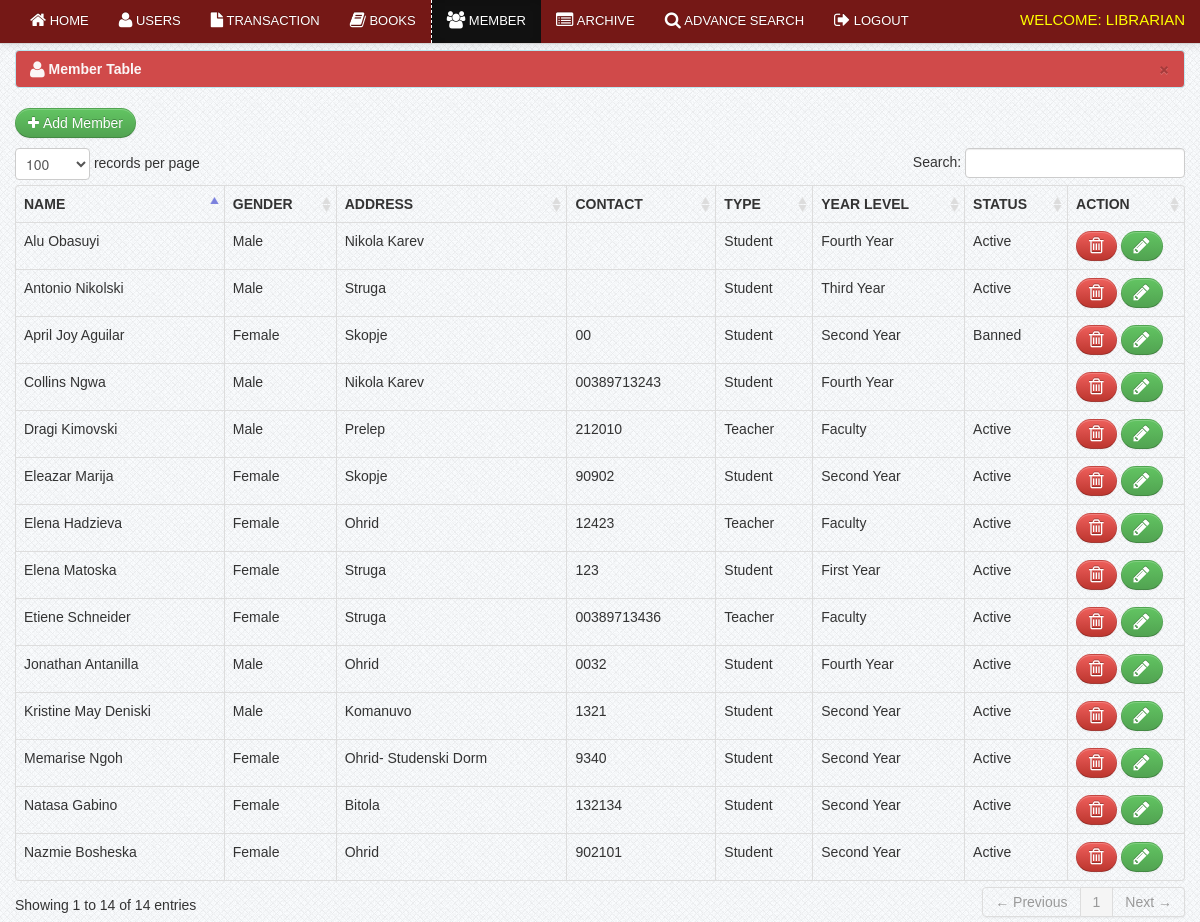
/librarian/member.php (signed in), run on the app's committed database.
### tables this page shows
CREATE TABLE IF NOT EXISTS `member` (
`member_id` int(11) NOT NULL,
  `firstname` varchar(100) NOT NULL,
  `lastname` varchar(100) NOT NULL,
  `gender` varchar(10) NOT NULL,
  `address` varchar(100) NOT NULL,
  `contact` varchar(100) NOT NULL,
  `type` varchar(100) NOT NULL,
  `year_level` varchar(100) NOT NULL,
  `status` varchar(100) NOT NULL
);

### librarian/member.php (the view, shortened to what this page needs)
<?php include('header.php'); ?>
<?php include('navbar_member.php'); ?>
    <div class="container">
		<div class="margin-top">
			<div class="row">
			<div class="span12">
			   <div class="alert alert-info">
                                    <button type="button" class="close" data-dismiss="alert">&times;</button>
                                    <strong><i class="icon-user icon-large"></i>&nbsp;Member Table</strong>
                                </div>
                            <table cellpadding="0" cellspacing="0" border="0" class="table  table-bordered" id="example">
								<p><a href="add_member.php" class="btn btn-success"><i class="icon-plus"></i>&nbsp;Add Member</a></p>
                                <thead>
                                    <tr>
                                        <th>Name</th>
                                        <th>Gender</th>
										<th>Address</th>
										<th>Contact</th>
										<th>Type</th>
										<th>Year level</th>
										<th>Status</th>
										<th>Action</th>
                                    </tr>
                                </thead>
                                <tbody>
                                  <?php  $user_query=mysql_query("select * from member")or die(mysql_error());
									while($row=mysql_fetch_array($user_query)){
									$id=$row['member_id'];  ?>
									<tr class="del<?php echo $id ?>">
                                    <td><?php echo $row['firstname']." ".$row['lastname']; ?></td>
                                    <td><?php echo $row['gender']; ?> </td>
                                    <td><?php echo $row['address']; ?> </td>
                                    <td><?php echo $row['contact']; ?></td>
									<td><?php echo $row['type']; ?></td>
									<td><?php echo $row['year_level']; ?></td>
									<td><?php echo $row['status']; ?></td>
                                    <td width="100">
                                        <a rel="tooltip"  title="Delete" id="<?php echo $id; ?>" href="#delete_student<?php echo $id; ?>" data-toggle="modal"    class="btn btn-danger"><i class="icon-trash icon-large"></i></a>
										<a  rel="tooltip"  title="Edit" id="e<?php echo $id; ?>" href="edit_member.php<?php echo '?id='.$id; ?>" class="btn btn-success"><i class="icon-pencil icon-large"></i></a>
                                    </td>
                                    </tr>
									<?php  }  ?>
                                </tbody>
                            </table>
			</div>
			</div>
		</div>
    </div>
<?php include('footer.php') ?>

### css/docs.css (style rules this page uses)
body { font-family:'TR Century Gothic',Helvetica,Arial,sans-serif !important; }
.btn { border-radius: 25px !important; }
.alert { text-shadow: none; }
th { text-transform:uppercase; }
.margin-top { margin-top:50px; }
body { background: url(../img/grid_noise.png); position: relative; }

### css/print.css (style rules this page uses)
th { text-align:left; }
td { text-align:left; border-top:1px solid; padding:2px; }
.btn { display:none; }
.alert { display:none; }
body { font-family:arial; font-size:13px; }

### data on the page
member: firstname "Dragi", lastname "Kimovski", gender "Male", address "Prelep", contact "212010", type "Teacher", year_level "Faculty", status "Active"
member: firstname "April Joy", lastname "Aguilar", gender "Female", address "Skopje", contact "00", type "Student", year_level "Second Year", status "Banned"
member: firstname "Jonathan", lastname "Antanilla", gender "Male", address "Ohrid", contact "0032", type "Student", year_level "Fourth Year", status "Active"
member: firstname "Antonio", lastname "Nikolski", gender "Male", address "Struga", type "Student", year_level "Third Year", status "Active"
member: firstname "Eleazar", lastname "Marija", gender "Female", address "Skopje", contact "90902", type "Student", year_level "Second Year", status "Active"
member: firstname "Elena", lastname "Matoska", gender "Female", address "Struga", contact "123", type "Student", year_level "First Year", status "Active"
member: firstname "Memarise", lastname "Ngoh", gender "Female", address "Ohrid- Studenski Dorm", contact "9340", type "Student", year_level "Second Year", status "Active"
member: firstname "Natasa", lastname "Gabino", gender "Female", address "Bitola", contact "132134", type "Student", year_level "Second Year", status "Active"
member: firstname "Elena", lastname "Hadzieva", gender "Female", address "Ohrid", contact "12423", type "Teacher", year_level "Faculty", status "Active"
member: firstname "Kristine May", lastname "Deniski", gender "Male", address "Komanuvo", contact "1321", type "Student", year_level "Second Year", status "Active"
member: firstname "Nazmie", lastname "Bosheska", gender "Female", address "Ohrid", contact "902101", type "Student", year_level "Second Year", status "Active"
member: firstname "Etiene", lastname "Schneider", gender "Female", address "Struga", contact "00389713436", type "Teacher", year_level "Faculty", status "Active"
member: firstname "Alu", lastname "Obasuyi", gender "Male", address "Nikola Karev", type "Student", year_level "Fourth Year", status "Active"
member: firstname "Collins", lastname "Ngwa", gender "Male", address "Nikola Karev", contact "00389713243", type "Student", year_level "Fourth Year"
